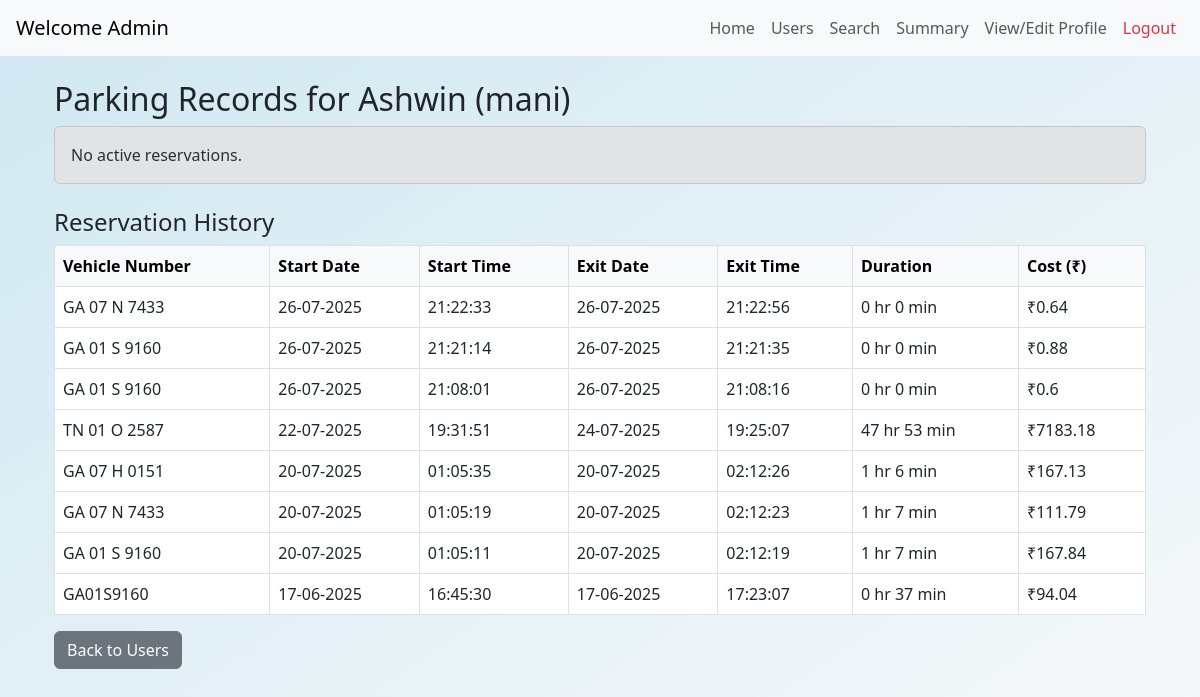
Page /admin/user/2/records (signed in) on the committed database.
### app/models/models.py (models this page shows, shortened)
class User(UserMixin, db.Model):
    id = db.Column(db.Integer, primary_key=True)
    username = db.Column(db.String(80), unique=True, nullable=False)
    password = db.Column(db.String(120), nullable=False)
    role = db.Column(db.String(10), nullable=False)
    full_name = db.Column(db.String(120), nullable=False)
    address = db.Column(db.String(200), nullable=False)
    pin_code = db.Column(db.String(10), nullable=False)
    email = db.Column(db.String(120), unique=True, nullable=False)
    phone_number = db.Column(db.String(15), nullable=False)

class Reservation(db.Model):
    id = db.Column(db.Integer, primary_key=True)
    user_id = db.Column(db.Integer, db.ForeignKey('user.id'), nullable=False)
    spot_id= db.Column(db.Integer, db.ForeignKey('parking_spot.id', ondelete='CASCADE'), nullable=False)
    start_time = db.Column(db.DateTime, nullable=False)
    end_time = db.Column(db.DateTime, nullable=True)
    cost = db.Column(db.Float, nullable=False, default=0.0)
    vehicle_number = db.Column(db.String(20), nullable=False)
    user_deleted = db.Column(db.Boolean, default=False)
    spot = db.relationship('ParkingSpot', backref=db.backref('reservations', passive_deletes=True))

### app/views/routes.py (the view)
    @main.route('/admin/user/<int:user_id>/records')
    @login_required
    def admin_user_records(user_id):
        if current_user.role != 'admin':
            return redirect(url_for('.login'))
        user = User.query.get_or_404(user_id)
        current_reservation = Reservation.query.filter_by(user_id=user.id, end_time=None).first()
        reservation_history = Reservation.query.filter(
            Reservation.user_id == user.id,
            Reservation.end_time.isnot(None)
        ).order_by(Reservation.start_time.desc()).all()
        return render_template(
            'admin_user_records.html',
            user=user,
            current_reservation=current_reservation,
            reservation_history=reservation_history
        )

### app/templates/admin_user_records.html
{% extends 'base.html' %}
{% block content %}
<div class="container mt-4">
    <h2>Parking Records for {{ user.full_name }} ({{ user.username }})</h2>
    {% if current_reservation %}
    <div class="alert alert-info">
      <strong>Current Reservation:</strong><br>
      Vehicle: {{ current_reservation.vehicle_number }}<br>
      Spot: {{ current_reservation.spot.spot_number }} in Lot: {{ current_reservation.spot.lot.name }}<br>
      Entry Time: {{ current_reservation.start_time.strftime('%d-%m-%Y %H:%M:%S') }}
    </div>
    {% else %}
    <div class="alert alert-secondary">No active reservations.</div>
    {% endif %}
    <h4 class="mt-4">Reservation History</h4>
    <table class="table table-bordered">
      <thead class="table-light">
        <tr>
          <th>Vehicle Number</th>
          <th>Start Date</th>
          <th>Start Time</th>
          <th>Exit Date</th>
          <th>Exit Time</th>
          <th>Duration</th>
          <th>Cost (₹)</th>
        </tr>
      </thead>
      <tbody>
        {% for res in reservation_history %}
        <tr>
          <td>{{ res.vehicle_number }}</td>
          <td>
            {% if res.start_time %}
              {{ res.start_time.strftime('%d-%m-%Y') }}
            {% else %}
              N/A
            {% endif %}
          </td>
          <td>
            {% if res.start_time %}
              {{ res.start_time.strftime('%H:%M:%S') }}
            {% else %}
              N/A
            {% endif %}
          </td>
          <td>
            {% if res.end_time %}
              {{ res.end_time.strftime('%d-%m-%Y') }}
            {% else %}
              In Use
            {% endif %}
          </td>
          <td>
            {% if res.end_time %}
              {{ res.end_time.strftime('%H:%M:%S') }}
            {% else %}
              In Use
            {% endif %}
          </td>
          <td>
            {% if res.start_time and res.end_time %}
              {% set delta = res.end_time - res.start_time %}
              {% set total_seconds = delta.days * 86400 + delta.seconds %}
              {% set hrs = total_seconds // 3600 %}
              {% set mins = (total_seconds % 3600) // 60 %}
              {{ hrs }} hr {{ mins }} min
            {% else %}
              In Use
            {% endif %}
          </td>
          <td>₹{{ res.cost or 'TBD' }}</td>
        </tr>
        {% endfor %}
      </tbody>
    </table>
    <a href="{{ url_for('.admin_users') }}" class="btn btn-secondary">Back to Users</a>
</div>
{% endblock %}

### app/templates/base.html (style rules this page uses)
body { background: linear-gradient(to bottom right, #d0e8f2, #f8f9fa); min-height: 100vh; }

### rows in the picture
User: full_name "Ashwin", username "mani"
Reservation: vehicle_number "GA 07 N 7433", start_time "26-07-2025", start_time "21:22:33", end_time "26-07-2025", end_time "21:22:56", hrs "0", mins "0", cost "0.64"
Reservation: vehicle_number "GA 01 S 9160", start_time "26-07-2025", start_time "21:21:14", end_time "26-07-2025", end_time "21:21:35", user_deleted "0", cost "0.88"
Reservation: vehicle_number "GA 01 S 9160", start_time "26-07-2025", start_time "21:08:01", end_time "26-07-2025", end_time "21:08:16", user_deleted "0", cost "0.6"
Reservation: vehicle_number "TN 01 O 2587", start_time "22-07-2025", start_time "19:31:51", end_time "24-07-2025", end_time "19:25:07", hrs "47", mins "53", cost "7183.18"
Reservation: vehicle_number "GA 07 H 0151", start_time "20-07-2025", start_time "01:05:35", end_time "20-07-2025", end_time "02:12:26", hrs "1", mins "6", cost "167.13"
Reservation: vehicle_number "GA 07 N 7433", start_time "20-07-2025", start_time "01:05:19", end_time "20-07-2025", end_time "02:12:23", hrs "1", mins "7", cost "111.79"
Reservation: vehicle_number "GA 01 S 9160", start_time "20-07-2025", start_time "01:05:11", end_time "20-07-2025", end_time "02:12:19", spot "1", id "7", cost "167.84"
Reservation: vehicle_number "GA01S9160", start_time "17-06-2025", start_time "16:45:30", end_time "17-06-2025", end_time "17:23:07", hrs "0", mins "37", cost "94.04"
